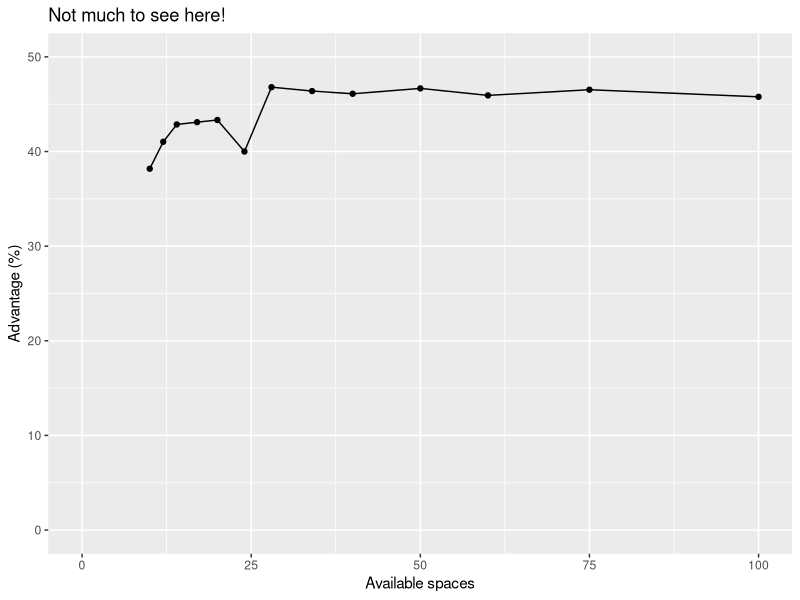

R code for this plot:
library(ggplot2)

df <- data.frame(spaces = c(10, 12, 14, 17, 20, 24, 28, 34, 40, 50, 60, 75, 100),
                 advantage = c(38.18, 41.03, 42.86, 43.1, 43.33, 40, 46.8, 46.39, 46.1, 46.67, 45.93, 46.53, 45.78))

ggplot(df,
       aes(x = spaces,
           y = advantage)) + 
  geom_point() +
  geom_line() +
  xlim(0, 100) + 
  ylim(0, 50) + 
  ylab("Advantage (%)") +
  xlab("Available spaces") +
  ggtitle("Not much to see here!")